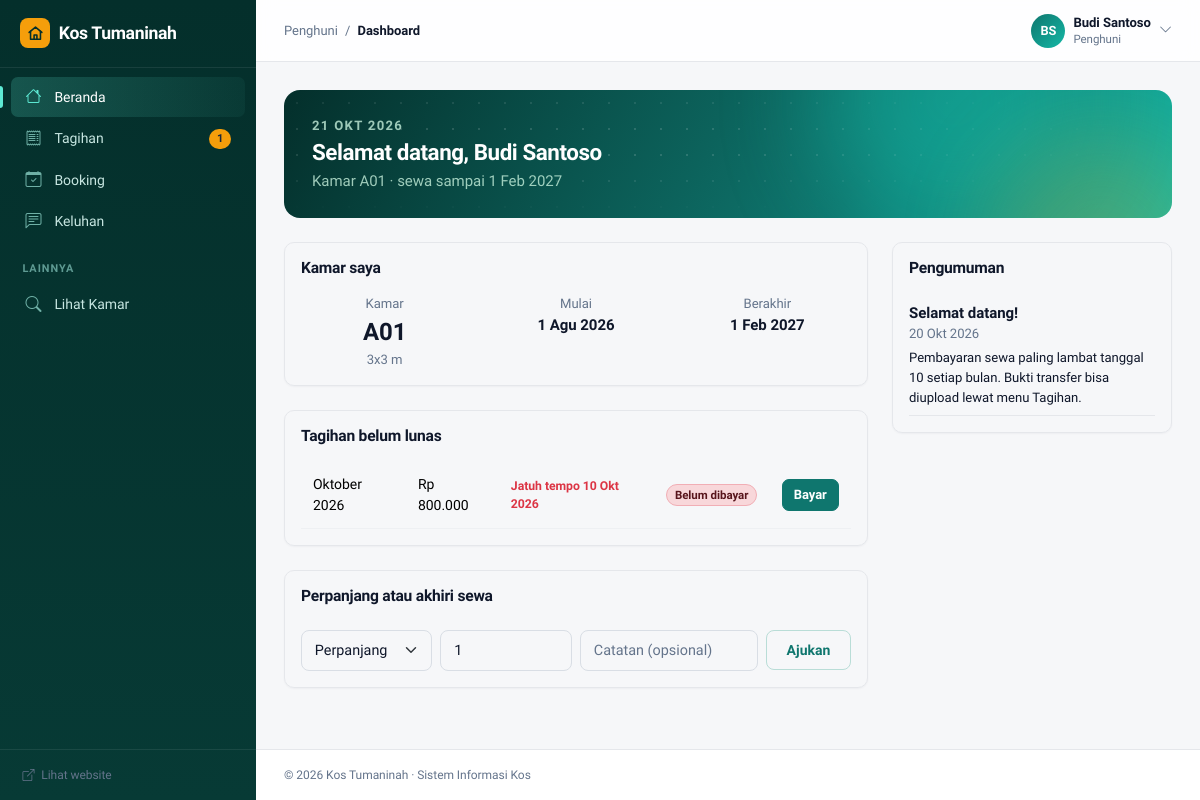
Page /penghuni/dashboard.php (signed in) on the earlier database version.
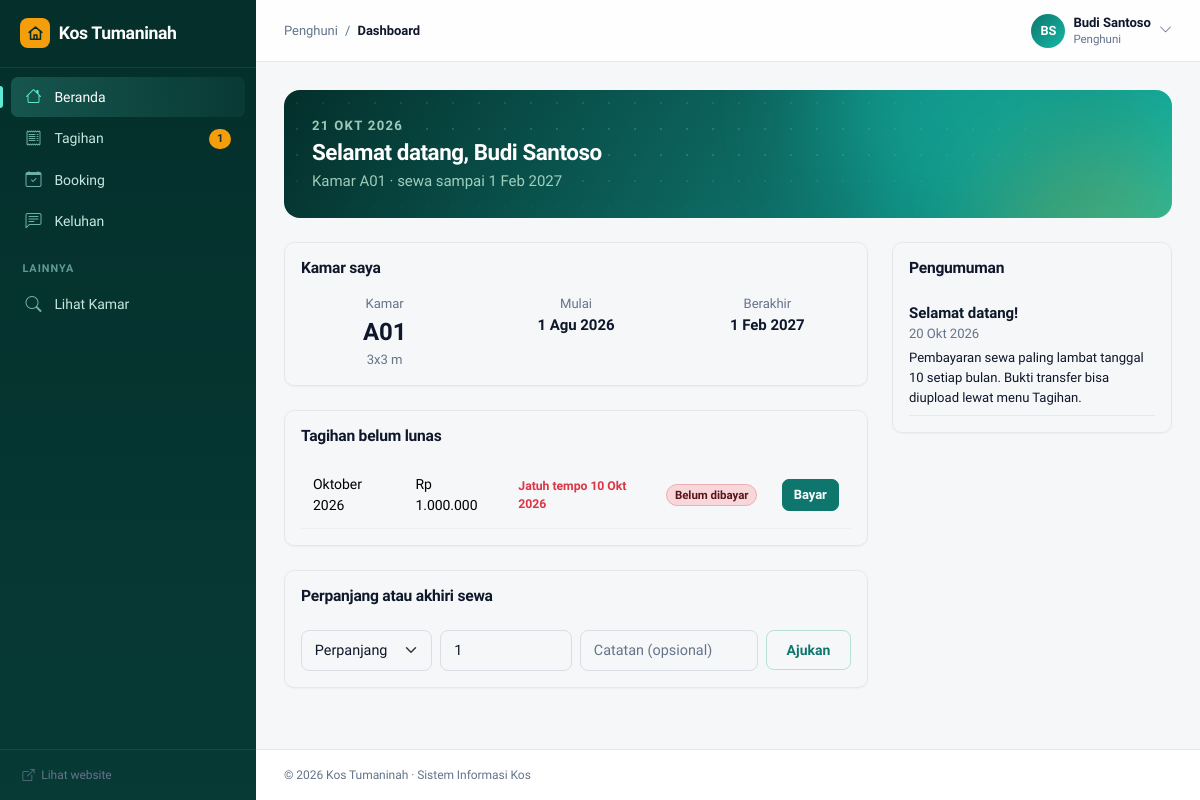
Same page on the later database version.
### tables this page shows
CREATE TABLE tagihan (
    id          INT UNSIGNED AUTO_INCREMENT PRIMARY KEY,
    sewa_id     INT UNSIGNED NOT NULL,
    periode     CHAR(7) NOT NULL COMMENT 'format YYYY-MM',
    jumlah      INT UNSIGNED NOT NULL,
    jatuh_tempo DATE NOT NULL,
    status      ENUM('belum','menunggu','lunas') NOT NULL DEFAULT 'belum',
    created_at  DATETIME NOT NULL DEFAULT CURRENT_TIMESTAMP,
    UNIQUE KEY uq_tagihan (sewa_id, periode),
    FOREIGN KEY (sewa_id) REFERENCES sewa(id) ON DELETE CASCADE
);

### penghuni/dashboard.php (the view, shortened to what the changed rows need)
<?php
require_once __DIR__ . '/../includes/functions.php';
$u = require_role('penghuni');
$sewa = sewa_aktif($u['id']);
$tagihan = q(
    "SELECT t.* FROM tagihan t JOIN sewa s ON s.id = t.sewa_id
     WHERE s.user_id = ? AND t.status <> 'lunas' ORDER BY t.periode",
    [$u['id']]
)->fetchAll();
require __DIR__ . '/../includes/header.php';
?>
<?= welcome_banner('Selamat datang, ' . $u['nama'], $sewa ? 'Kamar ' . $sewa['nomor_kamar'] . ' · sewa sampai ' . tgl($sewa['tanggal_selesai']) : 'Ringkasan sewa dan tagihan kamu.') ?>
<div class="row g-4">
    <div class="col-lg-8">
        <div class="card shadow-sm mb-4"><div class="card-body">
            <?php if (!$tagihan): ?>
                <p class="text-muted mb-0"><i class="bi bi-check2-circle text-success me-1"></i>Semua tagihan sudah lunas.</p>
            <?php else: ?>
                <table class="table mb-0">
                    <?php foreach ($tagihan as $t): ?>
                        <tr>
                            <td><?= periode_label($t['periode']) ?></td>
                            <td><?= rupiah($t['jumlah']) ?></td>
                            <td class="small <?= $t['jatuh_tempo'] < date('Y-m-d') ? 'text-danger fw-bold' : '' ?>">Jatuh tempo <?= tgl($t['jatuh_tempo']) ?></td>
                            <td><?= badge($t['status']) ?></td>
                            <td class="text-end">
                                <?php if ($t['status'] === 'belum'): ?>
                                    <a href="<?= url('penghuni/bayar.php?id=' . $t['id']) ?>" class="btn btn-sm btn-primary">Bayar</a>
                                <?php endif; ?>
                            </td>
                        </tr>
                    <?php endforeach; ?>
                </table>
            <?php endif; ?>
        </div></div>
    </div>
</div>
<?php require __DIR__ . '/../includes/footer.php'; ?>

### includes/functions.php (shortened to what the changed rows need)
<?php
function db(): PDO
{
    static $pdo = null;
    if ($pdo === null) {
        $pdo = new PDO(
            'mysql:host=' . DB_HOST . ';dbname=' . DB_NAME . ';charset=utf8mb4',
            DB_USER,
            DB_PASS,
            [
                PDO::ATTR_ERRMODE            => PDO::ERRMODE_EXCEPTION,
                PDO::ATTR_DEFAULT_FETCH_MODE => PDO::FETCH_ASSOC,
            ]
        );
    }
    return $pdo;
}
function q(string $sql, array $params = []): PDOStatement
{
    $st = db()->prepare($sql);
    $st->execute($params);
    return $st;
}
function e($s): string
{
    return htmlspecialchars((string) $s, ENT_QUOTES, 'UTF-8');
}
function url(string $path = ''): string
{
    return BASE_URL . ltrim($path, '/');
}
function rupiah($n): string
{
    return 'Rp ' . number_format((int) $n, 0, ',', '.');
}
function tgl(?string $date, bool $jam = false): string
{
    $t = strtotime($date);
    $s = date('j', $t) . ' ' . substr(BULAN[(int) date('n', $t)], 0, 3) . ' ' . date('Y', $t);
    return $jam ? $s . ' ' . date('H:i', $t) : $s;
}
function periode_label(string $periode): string
{
    [$y, $m] = explode('-', $periode);
    return BULAN[(int) $m] . ' ' . $y;
}
function badge(string $status): string
{
    $warna = [
        'kosong' => 'success', 'terisi' => 'secondary', 'perbaikan' => 'warning',
        'pending' => 'warning', 'diterima' => 'success', 'ditolak' => 'danger', 'batal' => 'secondary',
        'aktif' => 'success', 'selesai' => 'success', 'disetujui' => 'success',
        'belum' => 'danger', 'menunggu' => 'warning', 'lunas' => 'success', 'valid' => 'success',
        'baru' => 'info', 'diproses' => 'primary',
    ];
    $label = [
        'kosong' => 'Tersedia', 'pending' => 'Menunggu', 'belum' => 'Belum dibayar',
        'menunggu' => 'Diverifikasi', 'valid' => 'Terverifikasi',
    ];
    $w = $warna[$status] ?? 'secondary';
    return '<span class="badge rounded-pill bg-' . $w . '-subtle text-' . $w . '-emphasis border border-' . $w . '-subtle">'
        . e($label[$status] ?? ucfirst($status)) . '</span>';
}
function welcome_banner(string $judul, string $sub): string
{
    return '<div class="welcome"><div class="hero-bg" aria-hidden="true"><span class="blob blob-1"></span><span class="blob blob-2"></span><span class="hero-grid"></span></div>'
        . '<div class="small text-uppercase fw-bold opacity-75 mb-1" style="letter-spacing:.1em">' . e(tgl(date('Y-m-d'))) . '</div>'
        . '<h1 class="h3">' . e($judul) . '</h1><p class="mb-0 opacity-75">' . e($sub) . '</p></div>';
}
function user(): ?array
{
    return $_SESSION['user'] ?? null;
}
function require_role(string ...$roles): array
{
    $u = user();
    return $u;
}
function sewa_aktif(int $userId): ?array
{
    return q(
        "SELECT s.*, k.nomor_kamar, k.ukuran FROM sewa s JOIN kamar k ON k.id = s.kamar_id
         WHERE s.user_id = ? AND s.status = 'aktif'",
        [$userId]
    )->fetch() ?: null;
}

Differences in the rows shown:
changed tagihan "Belum dibayar": jumlah "Rp 800.000" → "Rp 1.000.000"
